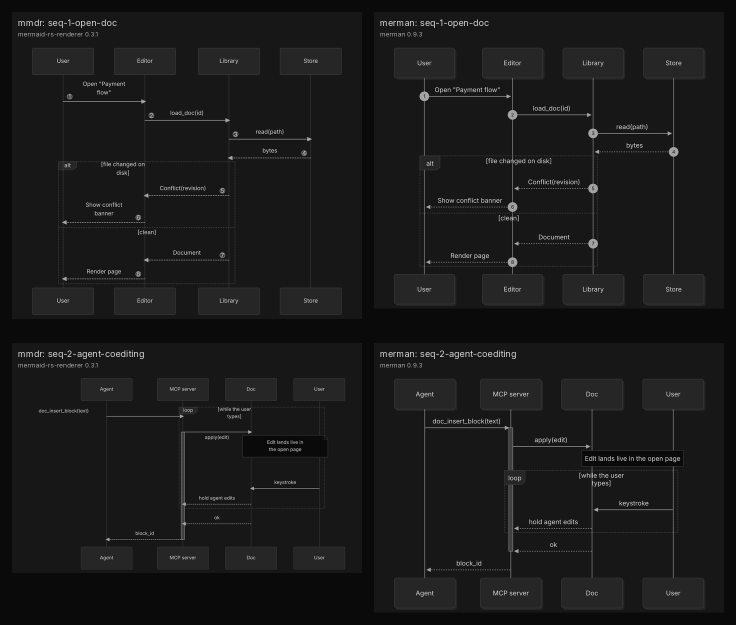
#> input picture plans/reports/spike-1527-evidence/compare-sequence-mmdr-vs-merman.png, 1472 x 1249 px (shown at 1/2 size)
$ python compose-evidence.py ../../plans/reports/spike-1527-evidence/compare-flowcharts-mmdr-vs-merman.png ../../plans/reports/spike-1527-evidence/compare-sequence-mmdr-vs-merman.png ../../plans/reports/spike-1527-evidence/compare-sequence-mmdr-vs-merman.png
#> lines starting #> are read from the running program, lines starting #| are printed output that depends on the picture
"""THROWAWAY. Builds the side-by-side evidence sheets from run-all.sh output.

usage: python3 -I compose-evidence.py <run-all-out-dir> <reference-jpg> <dest-dir>
"""
import sys
from pathlib import Path
from PIL import Image, ImageDraw, ImageFont

out_dir, ref_jpg, dest = Path(sys.argv[1]), Path(sys.argv[2]), Path(sys.argv[3])
dest.mkdir(parents=True, exist_ok=True)
FONT = Path(__file__).resolve().parents[2] / "crates/designos-fonts/assets/inter/Inter[opsz,wght].ttf"
BG, PANEL, TEXT, MUTED = (10, 10, 10), (23, 23, 23), (212, 212, 212), (163, 163, 163)


def font(size):
    return ImageFont.truetype(str(FONT), size)


def panel(img, title, subtitle, width):
    """Scale `img` to `width`, add a caption strip above it."""
    scale = width / img.width
    img = img.resize((width, max(1, round(img.height * scale))), Image.LANCZOS)
    strip = 64
    p = Image.new("RGB", (width, img.height + strip), PANEL)
    d = ImageDraw.Draw(p)
    d.text((12, 10), title, font=font(18), fill=TEXT)
    d.text((12, 36), subtitle, font=font(13), fill=MUTED)
    p.paste(img, (0, strip))
    return p


def row(panels, gap=24):
    h = max(p.height for p in panels)
    w = sum(p.width for p in panels) + gap * (len(panels) + 1)
    sheet = Image.new("RGB", (w, h + gap * 2), BG)
    x = gap
    for p in panels:
        sheet.paste(p, (x, gap))
        x += p.width + gap
    return sheet


def load(engine, stem):
    return Image.open(out_dir / f"{engine}-{stem}.png").convert("RGB")


# 1. design-studio reference (only the card header of "Feedback review flow" is in the capture)
ref = Image.open(ref_jpg).convert("RGB").crop((210, 466, 606, 500))
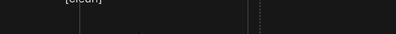
#> ref: PIL image 396x34 RGB; min 0, max 197, mean 23.8
ref = ref.resize((ref.width * 3, ref.height * 3), Image.LANCZOS)
#> ref: PIL image 1188x102 RGB

stem = "flow-1-feedback-review-flow-reconstructed"
W = 760
sheet = row([
    panel(ref, "design-studio reference", "ds-project-context-doc.jpg, card header only (body is below the fold)", W),
    panel(load("mmdr", stem), "mermaid-rs-renderer 0.3.1", "Studio neutral tokens, Inter, reconstructed source", W),
    panel(load("merman", stem), "merman 0.9.3", "Studio neutral tokens, Inter, reconstructed source", W),
])
#> in panel, `p = Image.new("RGB", (width, img.height + strip), PANEL)`: p: PIL image 760x129 RGB; every value is 23
#> in panel, `p.paste(img, (0, strip))`:
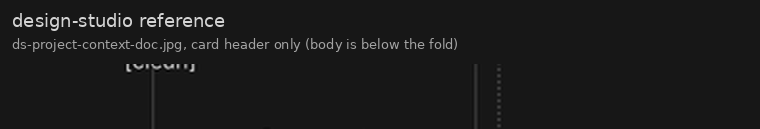
#> p: PIL image 760x129 RGB; min 0, max 212, mean 26.7
#> (the run stopped early here; a loop or call above may not have finished)
